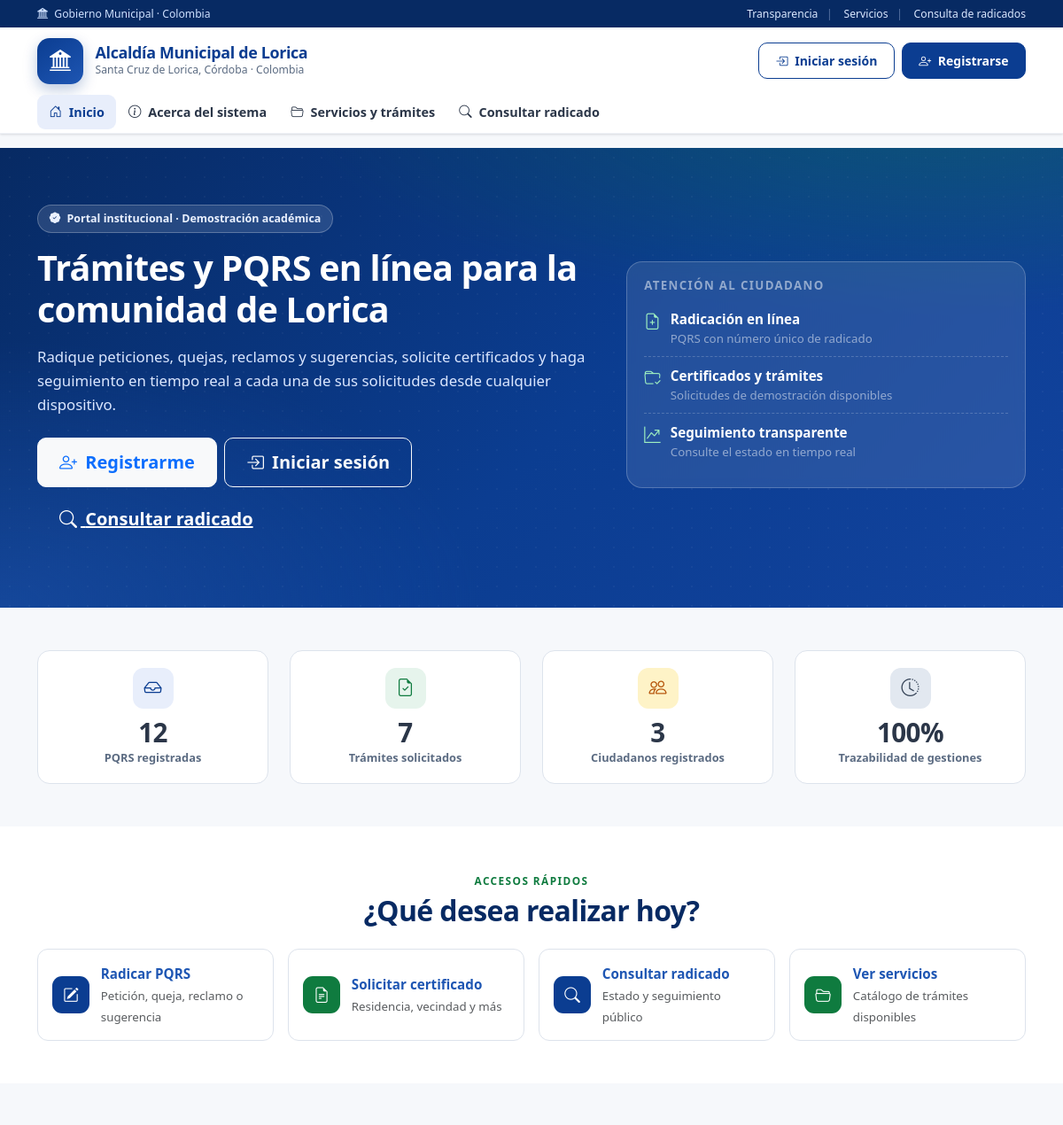
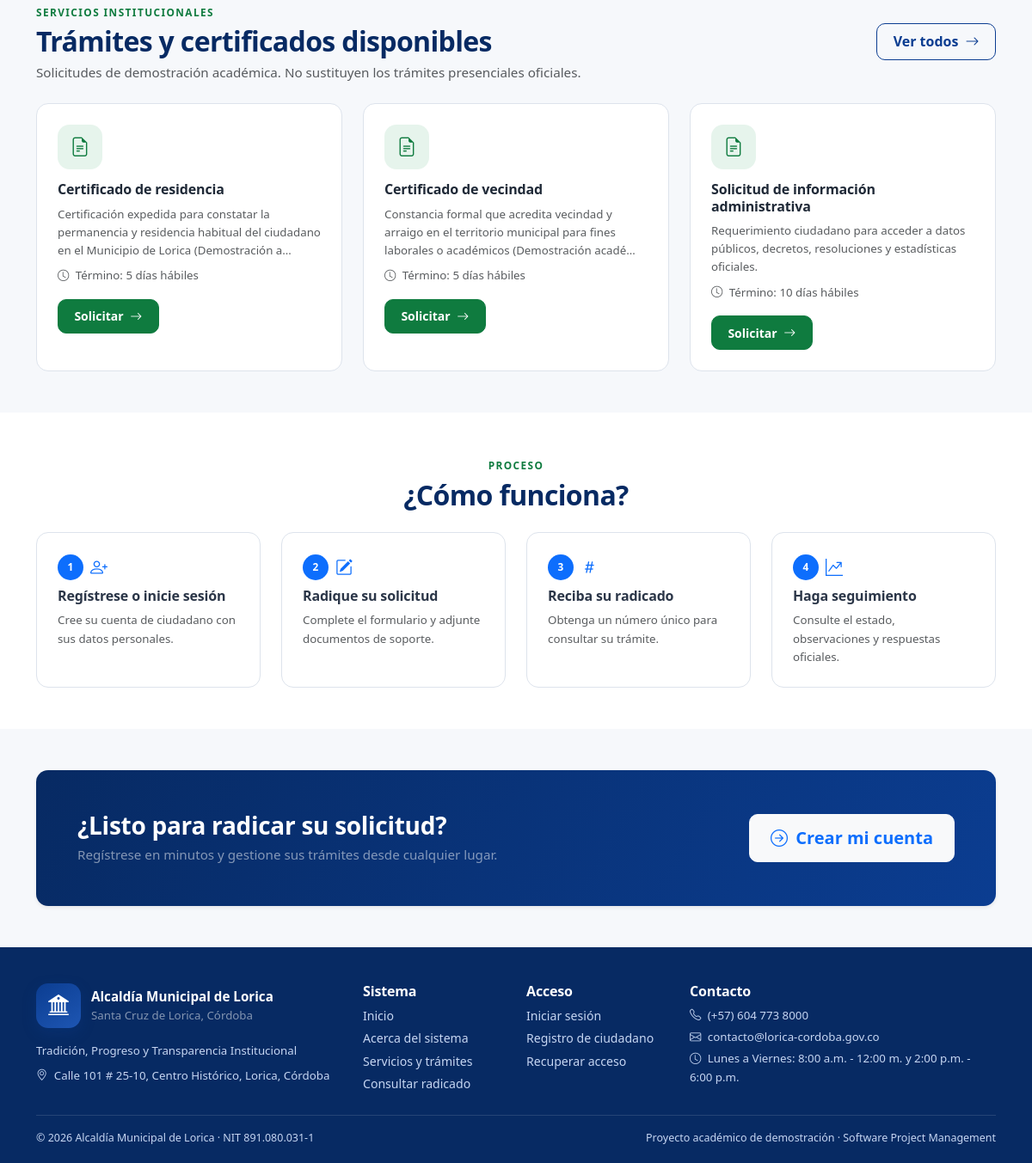
The page / on the database its author committed (2 pictures, top to bottom).
### tables this page shows
CREATE TABLE `tipos_tramites` (
    `id` INT AUTO_INCREMENT PRIMARY KEY,
    `codigo` VARCHAR(30) NOT NULL UNIQUE,
    `nombre` VARCHAR(150) NOT NULL,
    `descripcion` TEXT NOT NULL,
    `requisitos` TEXT NOT NULL,
    `instrucciones` TEXT NOT NULL,
    `detalle_campos` JSON NULL,
    `dias_termino` INT DEFAULT 10,
    `dependencia_id` INT NULL,
    `activo` TINYINT(1) DEFAULT 1,
    `created_at` TIMESTAMP DEFAULT CURRENT_TIMESTAMP,
    CONSTRAINT `fk_tramites_dependencia` FOREIGN KEY (`dependencia_id`) REFERENCES `dependencias` (`id`) ON DELETE SET NULL
);

### app/views/public/home.php (the view)
<?php $app = config(); ?>
<section class="hero">
    <div class="container">
        <div class="row align-items-center g-4">
            <div class="col-lg-7">
                <span class="hero-chip"><i class="bi bi-patch-check-fill"></i> Portal institucional · Demostración académica</span>
                <h1>Trámites y PQRS en línea para la comunidad de Lorica</h1>
                <p class="lead mt-3">
                    Radique peticiones, quejas, reclamos y sugerencias, solicite certificados y
                    haga seguimiento en tiempo real a cada una de sus solicitudes desde cualquier dispositivo.
                </p>
                <div class="d-flex flex-wrap gap-2 mt-4">
                    <?php if (Auth::check()): ?>
                        <a href="<?= url(dashboard_for_role(Auth::role())) ?>" class="btn btn-light btn-lg text-primary fw-bold"><i class="bi bi-grid-1x2 me-1"></i> Ir a mi panel</a>
                    <?php else: ?>
                        <a href="<?= url('registro') ?>" class="btn btn-light btn-lg text-primary fw-bold"><i class="bi bi-person-plus me-1"></i> Registrarme</a>
                        <a href="<?= url('login') ?>" class="btn btn-outline-light btn-lg"><i class="bi bi-box-arrow-in-right me-1"></i> Iniciar sesión</a>
                    <?php endif; ?>
                    <a href="<?= url('consultar-radicado') ?>" class="btn btn-link btn-lg text-white text-decoration-underline"><i class="bi bi-search me-1"></i> Consultar radicado</a>
                </div>
            </div>
            <div class="col-lg-5">
                <div class="hero-card">
                    <h6 class="text-white-50 text-uppercase small fw-bold mb-2" style="letter-spacing:.1em;">Atención al ciudadano</h6>
                    <div class="hc-item">
                        <i class="bi bi-file-earmark-plus"></i>
                        <div>
                            <div class="fw-bold">Radicación en línea</div>
                            <div class="small text-white-50">PQRS con número único de radicado</div>
                        </div>
                    </div>
                    <div class="hc-item">
                        <i class="bi bi-folder-check"></i>
                        <div>
                            <div class="fw-bold">Certificados y trámites</div>
                            <div class="small text-white-50">Solicitudes de demostración disponibles</div>
                        </div>
                    </div>
                    <div class="hc-item">
                        <i class="bi bi-graph-up-arrow"></i>
                        <div>
                            <div class="fw-bold">Seguimiento transparente</div>
                            <div class="small text-white-50">Consulte el estado en tiempo real</div>
                        </div>
                    </div>
                </div>
            </div>
        </div>
    </div>
</section>
<section class="py-5">
    <div class="container">
        <div class="row g-4 text-center">
            <div class="col-6 col-lg-3">
                <div class="stat-card h-100">
                    <div class="stat-icon mx-auto"><i class="bi bi-inbox"></i></div>
                    <div class="stat-value"><?= number_format($totalPqrs) ?></div>
                    <div class="stat-label">PQRS registradas</div>
                </div>
            </div>
            <div class="col-6 col-lg-3">
                <div class="stat-card h-100">
                    <div class="stat-icon green mx-auto"><i class="bi bi-file-earmark-check"></i></div>
                    <div class="stat-value"><?= number_format($totalTramites) ?></div>
                    <div class="stat-label">Trámites solicitados</div>
                </div>
            </div>
            <div class="col-6 col-lg-3">
                <div class="stat-card h-100">
                    <div class="stat-icon amber mx-auto"><i class="bi bi-people"></i></div>
                    <div class="stat-value"><?= number_format($totalCiudadanos) ?></div>
                    <div class="stat-label">Ciudadanos registrados</div>
                </div>
            </div>
            <div class="col-6 col-lg-3">
                <div class="stat-card h-100">
                    <div class="stat-icon slate mx-auto"><i class="bi bi-clock-history"></i></div>
                    <div class="stat-value">100%</div>
                    <div class="stat-label">Trazabilidad de gestiones</div>
                </div>
            </div>
        </div>
    </div>
</section>
<section class="py-5" style="background:#fff;">
    <div class="container">
        <div class="text-center mb-4">
            <span class="section-eyebrow">Accesos rápidos</span>
            <h2 class="section-title mt-1">¿Qué desea realizar hoy?</h2>
        </div>
        <div class="row g-3">
            <div class="col-md-6 col-lg-3">
                <a href="<?= url('ciudadano/pqrs/nueva') ?>" class="quick-link">
                    <span class="ql-icon"><i class="bi bi-pencil-square"></i></span>
                    <span>
                        <span class="fw-bold d-block">Radicar PQRS</span>
                        <span class="small text-muted">Petición, queja, reclamo o sugerencia</span>
                    </span>
                </a>
            </div>
            <div class="col-md-6 col-lg-3">
                <a href="<?= url('ciudadano/tramites') ?>" class="quick-link green">
                    <span class="ql-icon"><i class="bi bi-file-earmark-text"></i></span>
                    <span>
                        <span class="fw-bold d-block">Solicitar certificado</span>
                        <span class="small text-muted">Residencia, vecindad y más</span>
                    </span>
                </a>
            </div>
            <div class="col-md-6 col-lg-3">
                <a href="<?= url('consultar-radicado') ?>" class="quick-link">
                    <span class="ql-icon"><i class="bi bi-search"></i></span>
                    <span>
                        <span class="fw-bold d-block">Consultar radicado</span>
                        <span class="small text-muted">Estado y seguimiento público</span>
                    </span>
                </a>
            </div>
            <div class="col-md-6 col-lg-3">
                <a href="<?= url('servicios') ?>" class="quick-link green">
                    <span class="ql-icon"><i class="bi bi-folder2-open"></i></span>
                    <span>
                        <span class="fw-bold d-block">Ver servicios</span>
                        <span class="small text-muted">Catálogo de trámites disponibles</span>
                    </span>
                </a>
            </div>
        </div>
    </div>
</section>
<section class="py-5">
    <div class="container">
        <div class="row g-4 align-items-center mb-4">
            <div class="col-lg-8">
                <span class="section-eyebrow">Servicios institucionales</span>
                <h2 class="section-title mt-1 mb-1">Trámites y certificados disponibles</h2>
                <p class="text-muted mb-0">Solicitudes de demostración académica. No sustituyen los trámites presenciales oficiales.</p>
            </div>
            <div class="col-lg-4 text-lg-end">
                <a href="<?= url('servicios') ?>" class="btn btn-outline-primary">Ver todos <i class="bi bi-arrow-right ms-1"></i></a>
            </div>
        </div>
        <div class="row g-4">
            <?php foreach (array_slice($tiposTramites, 0, 3) as $t): ?>
                <div class="col-md-6 col-lg-4">
                    <div class="feature-card">
                        <div class="feature-icon green"><i class="bi bi-file-earmark-text"></i></div>
                        <h5 class="h6 fw-bold"><?= e($t['nombre']) ?></h5>
                        <p class="text-muted small mb-2"><?= e(truncate($t['descripcion'], 130)) ?></p>
                        <div class="small text-muted mb-3"><i class="bi bi-clock me-1"></i> Término: <?= (int)$t['dias_termino'] ?> días hábiles</div>
                        <a href="<?= Auth::check() && Auth::is('ciudadano') ? url('ciudadano/tramites/solicitar/' . (int)$t['id']) : url('login') ?>" class="btn btn-sm btn-success">
                            Solicitar <i class="bi bi-arrow-right ms-1"></i>
                        </a>
                    </div>
                </div>
            <?php endforeach; ?>
        </div>
    </div>
</section>
<section class="py-5" style="background:#fff;">
    <div class="container">
        <div class="text-center mb-4">
            <span class="section-eyebrow">Proceso</span>
            <h2 class="section-title mt-1">¿Cómo funciona?</h2>
        </div>
        <div class="row g-4">
            <?php
            $pasos = [
                ['1', 'Regístrese o inicie sesión', 'Cree su cuenta de ciudadano con sus datos personales.', 'bi-person-plus'],
                ['2', 'Radique su solicitud', 'Complete el formulario y adjunte documentos de soporte.', 'bi-pencil-square'],
                ['3', 'Reciba su radicado', 'Obtenga un número único para consultar su trámite.', 'bi-hash'],
                ['4', 'Haga seguimiento', 'Consulte el estado, observaciones y respuestas oficiales.', 'bi-graph-up-arrow'],
            ];
            foreach ($pasos as $p): ?>
                <div class="col-md-6 col-lg-3">
                    <div class="feature-card h-100">
                        <div class="d-flex align-items-center gap-2 mb-2">
                            <span class="badge bg-primary rounded-circle" style="width:30px;height:30px;display:grid;place-items:center;"><?= $p[0] ?></span>
                            <i class="bi <?= $p[3] ?> fs-5 text-primary"></i>
                        </div>
                        <h6 class="fw-bold"><?= e($p[1]) ?></h6>
                        <p class="small text-muted mb-0"><?= e($p[2]) ?></p>
                    </div>
                </div>
            <?php endforeach; ?>
        </div>
    </div>
</section>
<section class="py-5">
    <div class="container">
        <div class="card border-0 shadow-sm overflow-hidden" style="background:linear-gradient(120deg,var(--azul-oscuro),var(--azul));">
            <div class="card-body p-4 p-lg-5 text-white d-flex flex-wrap align-items-center justify-content-between gap-3">
                <div>
                    <h3 class="text-white fw-bold mb-1">¿Listo para radicar su solicitud?</h3>
                    <p class="mb-0 text-white-50">Regístrese en minutos y gestione sus trámites desde cualquier lugar.</p>
                </div>
                <a href="<?= Auth::check() ? url(dashboard_for_role(Auth::role())) : url('registro') ?>" class="btn btn-light btn-lg text-primary fw-bold">
                    <i class="bi bi-arrow-right-circle me-1"></i> <?= Auth::check() ? 'Ir a mi panel' : 'Crear mi cuenta' ?>
                </a>
            </div>
        </div>
    </div>
</section>

### app/core/Router.php (shortened to what the rows shown need)
<?php
class Router {
    private array $routes = [];
    public function __construct(string $basePath = '') {
        $this->basePath = rtrim($basePath, '/');
    }
    private function addRoute(string $method, string $path, array $handler, array $middleware): void {
        $path = '/' . trim($path, '/');
        $pattern = preg_replace('#\{([a-zA-Z_][a-zA-Z0-9_]*)\}#', '(?P<$1>[^/]+)', $path);
        $this->routes[] = [
            'method'     => $method,
            'path'       => $path,
            'pattern'    => '#^' . $pattern . '$#',
            'handler'    => $handler,
            'middleware' => $middleware,
        ];
    }
    public function dispatch(string $method, string $uri): void {
        $path = $this->extractPath($uri);
        foreach ($this->routes as $route) {
            if (preg_match($route['pattern'], $path, $matches)) {
                $params = array_filter($matches, 'is_string', ARRAY_FILTER_USE_KEY);
                [$controllerClass, $action] = $route['handler'];
                $controller = new $controllerClass();
                call_user_func_array([$controller, $action], array_values($params));
                return;
            }
        }
    }
    private function extractPath(string $uri): string {
        $uri = parse_url($uri, PHP_URL_PATH) ?? '/';
        $uri = '/' . trim($uri, '/');
        return $uri === '/' ? '/' : rtrim($uri, '/');
    }
}

### rows shown on the page
tipos_tramites: nombre "Certificado de residencia", descripcion "Certificación expedida para constatar la permanencia y residencia habitual del ciudadano en el Municipio de Lorica (Demostración a…", dias_termino "5"
tipos_tramites: nombre "Certificado de vecindad", descripcion "Constancia formal que acredita vecindad y arraigo en el territorio municipal para fines laborales o académicos (Demostración acadé…", dias_termino "5"
tipos_tramites: nombre "Solicitud de información administrativa", descripcion "Requerimiento ciudadano para acceder a datos públicos, decretos, resoluciones y estadísticas oficiales.", dias_termino "10"

### other values the page prints
$totalPqrs "12"
$totalTramites "7"
$totalCiudadanos "3"
$p[0] "1"
$p[1] "Regístrese o inicie sesión"
$p[2] "Cree su cuenta de ciudadano con sus datos personales."
$p[0] "2"
$p[1] "Radique su solicitud"
$p[2] "Complete el formulario y adjunte documentos de soporte."
$p[0] "3"
$p[1] "Reciba su radicado"
$p[2] "Obtenga un número único para consultar su trámite."
$p[0] "4"
$p[1] "Haga seguimiento"
$p[2] "Consulte el estado, observaciones y respuestas oficiales."
